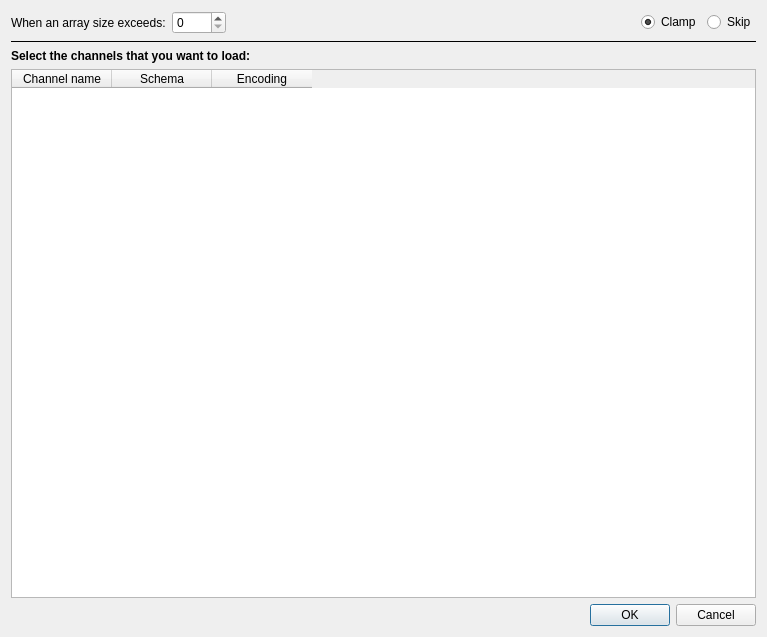
<?xml version="1.0" encoding="UTF-8"?>
<ui version="4.0">
 <class>dialog_mcap</class>
 <widget class="QDialog" name="dialog_mcap">
  <property name="geometry">
   <rect>
    <x>0</x>
    <y>0</y>
    <width>767</width>
    <height>637</height>
   </rect>
  </property>
  <property name="windowTitle">
   <string>MCAP Parser</string>
  </property>
  <layout class="QVBoxLayout" name="verticalLayout">
   <item>
    <layout class="QHBoxLayout" name="horizontalLayout">
     <item>
      <widget class="QLabel" name="label_2">
       <property name="text">
        <string>When an array size exceeds:</string>
       </property>
      </widget>
     </item>
     <item>
      <widget class="QSpinBox" name="spinBox">
       <property name="minimum">
        <number>0</number>
       </property>
       <property name="maximum">
        <number>9999</number>
       </property>
      </widget>
     </item>
     <item>
      <spacer name="horizontalSpacer">
       <property name="orientation">
        <enum>Qt::Horizontal</enum>
       </property>
       <property name="sizeHint" stdset="0">
        <size>
         <width>40</width>
         <height>20</height>
        </size>
       </property>
      </spacer>
     </item>
     <item>
      <widget class="QRadioButton" name="radioClamp">
       <property name="text">
        <string>Clamp</string>
       </property>
       <property name="checked">
        <bool>true</bool>
       </property>
      </widget>
     </item>
     <item>
      <widget class="QRadioButton" name="radioSkip">
       <property name="text">
        <string>Skip</string>
       </property>
      </widget>
     </item>
    </layout>
   </item>
   <item>
    <widget class="Line" name="line">
     <property name="frameShadow">
      <enum>QFrame::Plain</enum>
     </property>
     <property name="orientation">
      <enum>Qt::Horizontal</enum>
     </property>
    </widget>
   </item>
   <item>
    <widget class="QLabel" name="label">
     <property name="font">
      <font>
       <weight>75</weight>
       <bold>true</bold>
      </font>
     </property>
     <property name="text">
      <string>Select the channels that you want to load:</string>
     </property>
    </widget>
   </item>
   <item>
    <widget class="QTableWidget" name="tableWidget">
     <property name="selectionMode">
      <enum>QAbstractItemView::MultiSelection</enum>
     </property>
     <property name="selectionBehavior">
      <enum>QAbstractItemView::SelectRows</enum>
     </property>
     <property name="sortingEnabled">
      <bool>true</bool>
     </property>
     <property name="columnCount">
      <number>3</number>
     </property>
     <attribute name="verticalHeaderVisible">
      <bool>false</bool>
     </attribute>
     <column>
      <property name="text">
       <string>Channel name</string>
      </property>
     </column>
     <column>
      <property name="text">
       <string>Schema</string>
      </property>
     </column>
     <column>
      <property name="text">
       <string>Encoding</string>
      </property>
     </column>
    </widget>
   </item>
   <item>
    <widget class="QDialogButtonBox" name="buttonBox">
     <property name="orientation">
      <enum>Qt::Horizontal</enum>
     </property>
     <property name="standardButtons">
      <set>QDialogButtonBox::Cancel|QDialogButtonBox::Ok</set>
     </property>
    </widget>
   </item>
  </layout>
 </widget>
 <resources/>
 <connections>
  <connection>
   <sender>buttonBox</sender>
   <signal>accepted()</signal>
   <receiver>dialog_mcap</receiver>
   <slot>accept()</slot>
   <hints>
    <hint type="sourcelabel">
     <x>248</x>
     <y>254</y>
    </hint>
    <hint type="destinationlabel">
     <x>157</x>
     <y>274</y>
    </hint>
   </hints>
  </connection>
  <connection>
   <sender>buttonBox</sender>
   <signal>rejected()</signal>
   <receiver>dialog_mcap</receiver>
   <slot>reject()</slot>
   <hints>
    <hint type="sourcelabel">
     <x>316</x>
     <y>260</y>
    </hint>
    <hint type="destinationlabel">
     <x>286</x>
     <y>274</y>
    </hint>
   </hints>
  </connection>
 </connections>
</ui>
